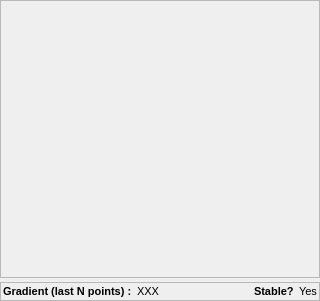
<?xml version="1.0" encoding="UTF-8"?>
<ui version="4.0">
 <class>EnergyModuleWidget</class>
 <widget class="QWidget" name="EnergyModuleWidget">
  <property name="geometry">
   <rect>
    <x>0</x>
    <y>0</y>
    <width>320</width>
    <height>301</height>
   </rect>
  </property>
  <property name="sizePolicy">
   <sizepolicy hsizetype="Expanding" vsizetype="Expanding">
    <horstretch>0</horstretch>
    <verstretch>0</verstretch>
   </sizepolicy>
  </property>
  <property name="font">
   <font>
    <pointsize>8</pointsize>
   </font>
  </property>
  <property name="windowTitle">
   <string>Energy Controls</string>
  </property>
  <layout class="QVBoxLayout" name="verticalLayout">
   <property name="spacing">
    <number>4</number>
   </property>
   <property name="leftMargin">
    <number>0</number>
   </property>
   <property name="topMargin">
    <number>0</number>
   </property>
   <property name="rightMargin">
    <number>0</number>
   </property>
   <property name="bottomMargin">
    <number>0</number>
   </property>
   <item>
    <widget class="QFrame" name="PlotWidgetFrame">
     <property name="sizePolicy">
      <sizepolicy hsizetype="Expanding" vsizetype="Expanding">
       <horstretch>0</horstretch>
       <verstretch>0</verstretch>
      </sizepolicy>
     </property>
     <property name="acceptDrops">
      <bool>true</bool>
     </property>
     <property name="frameShape">
      <enum>QFrame::StyledPanel</enum>
     </property>
     <property name="frameShadow">
      <enum>QFrame::Sunken</enum>
     </property>
     <layout class="QHBoxLayout" name="horizontalLayout_2">
      <property name="spacing">
       <number>0</number>
      </property>
      <property name="leftMargin">
       <number>0</number>
      </property>
      <property name="topMargin">
       <number>0</number>
      </property>
      <property name="rightMargin">
       <number>0</number>
      </property>
      <property name="bottomMargin">
       <number>0</number>
      </property>
      <item>
       <widget class="DataWidget" name="PlotWidget" native="true"/>
      </item>
     </layout>
    </widget>
   </item>
   <item>
    <widget class="QFrame" name="StabilityFrame">
     <property name="sizePolicy">
      <sizepolicy hsizetype="Expanding" vsizetype="Minimum">
       <horstretch>0</horstretch>
       <verstretch>0</verstretch>
      </sizepolicy>
     </property>
     <property name="acceptDrops">
      <bool>true</bool>
     </property>
     <property name="frameShape">
      <enum>QFrame::StyledPanel</enum>
     </property>
     <property name="frameShadow">
      <enum>QFrame::Sunken</enum>
     </property>
     <layout class="QHBoxLayout" name="horizontalLayout">
      <property name="spacing">
       <number>2</number>
      </property>
      <property name="leftMargin">
       <number>2</number>
      </property>
      <property name="topMargin">
       <number>2</number>
      </property>
      <property name="rightMargin">
       <number>2</number>
      </property>
      <property name="bottomMargin">
       <number>2</number>
      </property>
      <item>
       <widget class="QLabel" name="GradientInfoLabel">
        <property name="sizePolicy">
         <sizepolicy hsizetype="Minimum" vsizetype="Minimum">
          <horstretch>0</horstretch>
          <verstretch>0</verstretch>
         </sizepolicy>
        </property>
        <property name="font">
         <font>
          <weight>75</weight>
          <bold>true</bold>
         </font>
        </property>
        <property name="text">
         <string>Gradient (last N points) : </string>
        </property>
       </widget>
      </item>
      <item>
       <widget class="QLabel" name="GradientValueLabel">
        <property name="sizePolicy">
         <sizepolicy hsizetype="Expanding" vsizetype="Minimum">
          <horstretch>5</horstretch>
          <verstretch>0</verstretch>
         </sizepolicy>
        </property>
        <property name="text">
         <string>XXX</string>
        </property>
       </widget>
      </item>
      <item>
       <widget class="QLabel" name="label_2">
        <property name="sizePolicy">
         <sizepolicy hsizetype="Minimum" vsizetype="Minimum">
          <horstretch>0</horstretch>
          <verstretch>0</verstretch>
         </sizepolicy>
        </property>
        <property name="font">
         <font>
          <weight>75</weight>
          <bold>true</bold>
         </font>
        </property>
        <property name="text">
         <string>Stable? </string>
        </property>
       </widget>
      </item>
      <item>
       <widget class="QLabel" name="StableLabel">
        <property name="sizePolicy">
         <sizepolicy hsizetype="Expanding" vsizetype="Minimum">
          <horstretch>0</horstretch>
          <verstretch>0</verstretch>
         </sizepolicy>
        </property>
        <property name="text">
         <string>Yes</string>
        </property>
       </widget>
      </item>
     </layout>
    </widget>
   </item>
  </layout>
 </widget>
 <customwidgets>
  <customwidget>
   <class>DataWidget</class>
   <extends>QWidget</extends>
   <header>gui/dataWidget.h</header>
   <container>1</container>
  </customwidget>
 </customwidgets>
 <resources>
  <include location="../../../gui/main.qrc"/>
 </resources>
 <connections/>
</ui>
